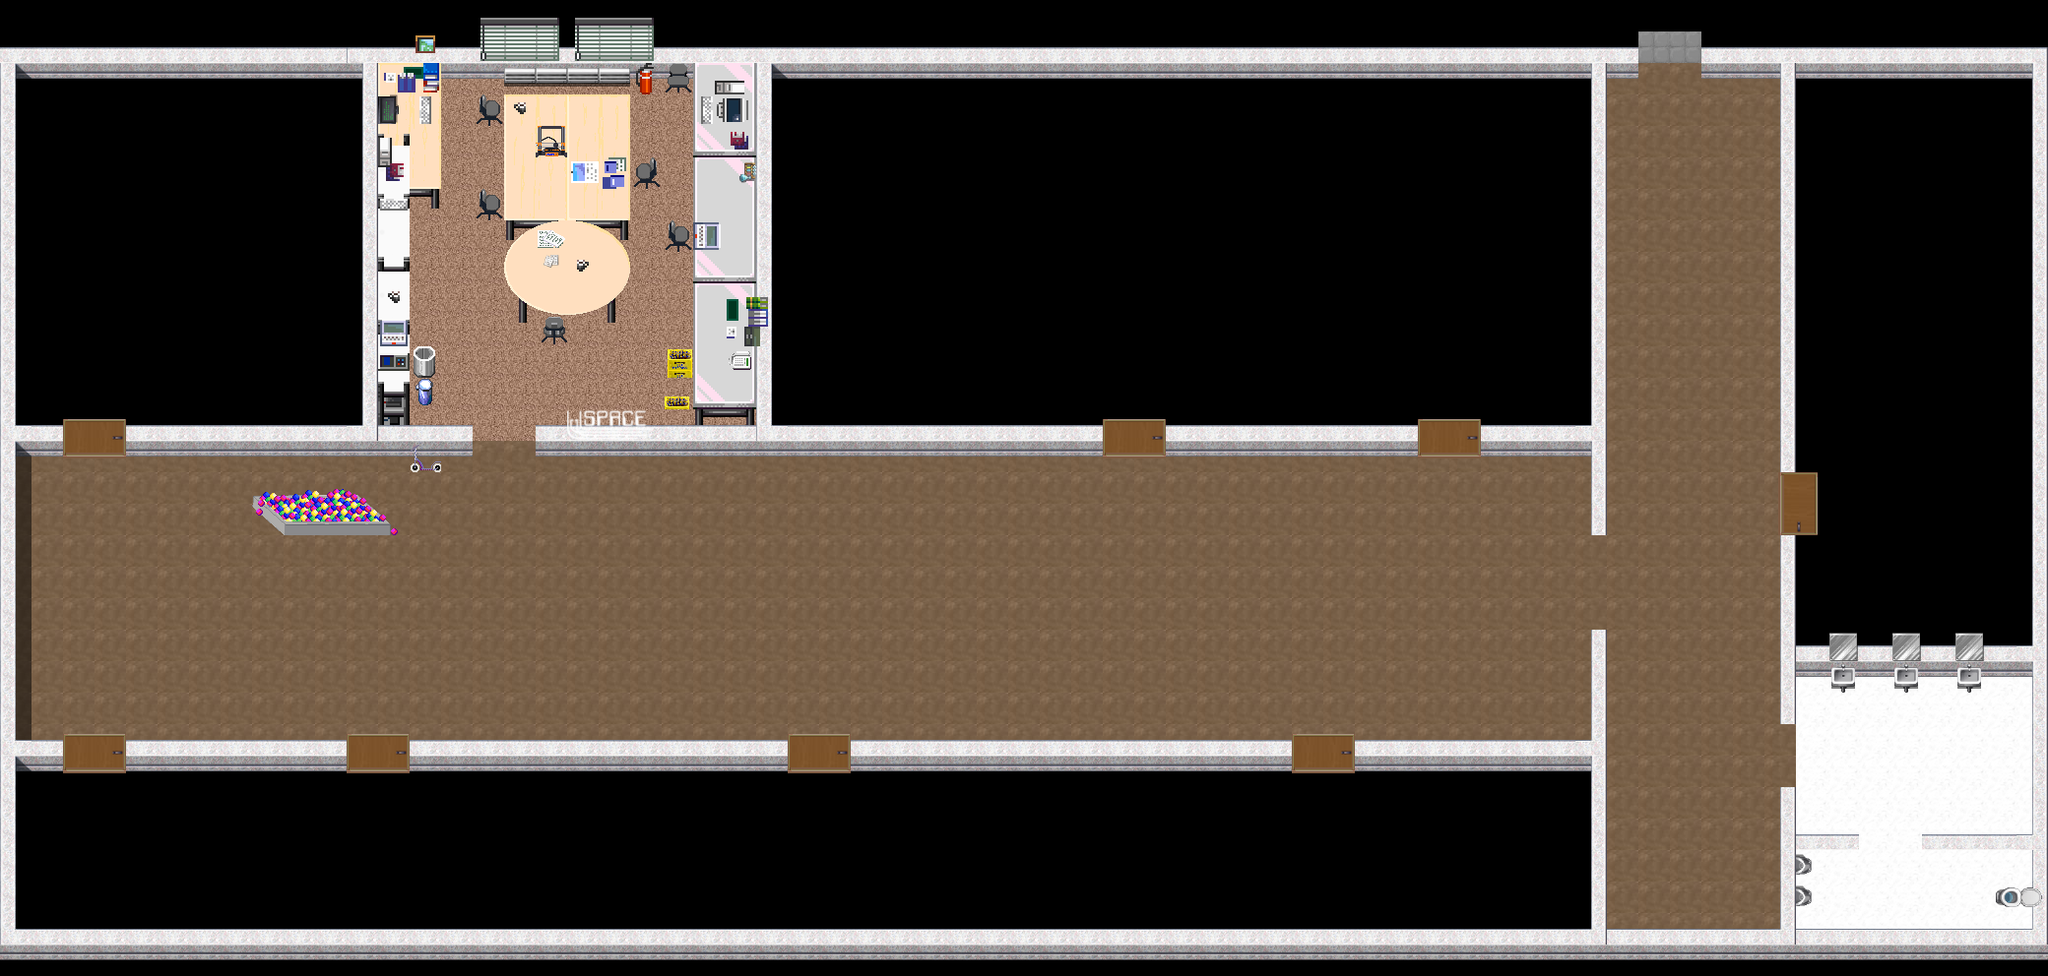

A 2D game scene composited from a Tiled map and its tileset images. What follows is a short description and the map's XML, with each tile layer's data collapsed to a summary:
An orthogonal 65x31 tile map with 32x32 px tiles, 12 tile layers (start, exit-thueringen, collides furniture layer1, boden, ...), 14 tilesets and 6 objects.

<map version="1.4" tiledversion="1.4.3" orientation="orthogonal" renderorder="right-down" width="65" height="31" tilewidth="32" tileheight="32" infinite="0" nextlayerid="15" nextobjectid="1">
 <editorsettings>
  <export target="space.json" format="json" />
 </editorsettings>
 <tileset firstgid="1" name="floor" tilewidth="32" tileheight="32" tilecount="2" columns="1">
  <image source="tilesets/floor.png" width="32" height="64" />
 </tileset>
 <tileset firstgid="3" name="floortileset" tilewidth="32" tileheight="32" tilecount="64" columns="8">
  <image source="tilesets/floortileset.png" width="256" height="256" />
  <tile id="47">
   <properties>
    <property name="collides" type="bool" value="true" />
   </properties>
  </tile>
 </tileset>
 <tileset firstgid="67" name="modernrtp_tileb_by_painhurt" tilewidth="32" tileheight="32" tilecount="256" columns="16">
  <image source="tilesets/modernrtp_tileb_by_painhurt.png" width="512" height="512" />
  <tile id="1">
   <properties>
    <property name="collides" type="bool" value="true" />
   </properties>
  </tile>
  <tile id="2">
   <properties>
    <property name="collides" type="bool" value="true" />
   </properties>
   <objectgroup draworder="index" id="2">
    <object id="1" x="0.183066" y="17.2998" width="31.8535" height="14.7368">
     <properties>
      <property name="collides" type="bool" value="true" />
     </properties>
    </object>
   </objectgroup>
  </tile>
  <tile id="3">
   <properties>
    <property name="collides" type="bool" value="true" />
   </properties>
  </tile>
  <tile id="16">
   <properties>
    <property name="collides" type="bool" value="true" />
   </properties>
   <objectgroup draworder="index" id="2">
    <object id="1" x="0.183066" y="0.183066" width="15.6522" height="31.8535">
     <properties>
      <property name="collides" type="bool" value="true" />
     </properties>
    </object>
   </objectgroup>
  </tile>
  <tile id="17">
   <properties>
    <property name="collides" type="bool" value="true" />
   </properties>
   <objectgroup draworder="index" id="2">
    <object id="1" x="15.3776" y="32.0366">
     <properties>
      <property name="collides" type="bool" value="true" />
     </properties>
     <polygon points="0,0 0.183066,-16.4908 16.3844,-16.4908 16.2014,-31.8508 -15.0114,-31.9451 -14.9199,-0.2827" />
    </object>
   </objectgroup>
  </tile>
  <tile id="18">
   <properties>
    <property name="collides" type="bool" value="true" />
   </properties>
   <objectgroup draworder="index" id="2">
    <object id="2" x="-0.0915332" y="0" width="31.8535" height="15.8352">
     <properties>
      <property name="collides" type="bool" value="true" />
     </properties>
    </object>
   </objectgroup>
  </tile>
  <tile id="19">
   <properties>
    <property name="collides" type="bool" value="true" />
   </properties>
   <objectgroup draworder="index" id="2">
    <object id="1" x="0.457666" y="16.476">
     <properties>
      <property name="collides" type="bool" value="true" />
     </properties>
     <polygon points="0,0 15.0114,0 15.0114,15.3776 31.5789,15.4691 31.8535,-16.2929 -0.366133,-16.2014" />
    </object>
   </objectgroup>
  </tile>
  <tile id="32">
   <properties>
    <property name="collides" type="bool" value="true" />
   </properties>
  </tile>
  <tile id="33">
   <properties>
    <property name="collides" type="bool" value="true" />
   </properties>
  </tile>
  <tile id="34">
   <properties>
    <property name="collides" type="bool" value="true" />
   </properties>
  </tile>
  <tile id="35">
   <properties>
    <property name="collides" type="bool" value="true" />
   </properties>
   <objectgroup draworder="index" id="2">
    <object id="1" x="0.366133" y="16.476">
     <properties>
      <property name="collides" type="bool" value="true" />
     </properties>
     <polygon points="0,0 16.2929,0.183066 16.2929,-15.8352 31.4874,-16.0183 31.3959,15.286 0,15.1945" />
    </object>
   </objectgroup>
  </tile>
 </tileset>
 <tileset firstgid="323" name="furniture" tilewidth="32" tileheight="32" tilecount="1024" columns="16">
  <image source="tilesets/furniture.png" width="512" height="2048" />
 </tileset>
 <tileset firstgid="1347" name="deviant_milkian_1" tilewidth="32" tileheight="32" tilecount="256" columns="16">
  <image source="tilesets/deviant_milkian_1.png" width="512" height="512" />
 </tileset>
 <tileset firstgid="1603" name="SF_Inside_B" tilewidth="32" tileheight="32" tilecount="256" columns="16">
  <image source="tilesets/SF_Inside_B.png" width="512" height="512" />
 </tileset>
 <tileset firstgid="1859" name="deviant_milkian_1_adaption" tilewidth="32" tileheight="32" tilecount="256" columns="16">
  <image source="tilesets/deviant_milkian_1_adaption.png" width="512" height="512" />
 </tileset>
 <tileset firstgid="2115" name="SpaceLogoW" tilewidth="32" tileheight="32" tilecount="4" columns="4">
  <image source="tilesets/SpaceLogoW.png" width="128" height="32" />
  <tile id="0">
   <animation>
    <frame tileid="0" duration="1000" />
    <frame tileid="3" duration="1000" />
   </animation>
  </tile>
  <tile id="1">
   <animation>
    <frame tileid="1" duration="1000" />
    <frame tileid="3" duration="1000" />
   </animation>
  </tile>
  <tile id="2">
   <animation>
    <frame tileid="2" duration="1000" />
    <frame tileid="3" duration="1000" />
   </animation>
  </tile>
 </tileset>
 <tileset firstgid="2119" name="food_and_drinks" tilewidth="32" tileheight="32" tilecount="80" columns="16">
  <image source="tilesets/food_and_drinks.png" width="512" height="160" />
 </tileset>
 <tileset firstgid="2199" name="door" tilewidth="32" tileheight="32" tilecount="4" columns="2">
  <image source="tilesets/door.png" width="64" height="64" />
  <tile id="0">
   <properties>
    <property name="collides" type="bool" value="true" />
   </properties>
  </tile>
  <tile id="1">
   <properties>
    <property name="collides" type="bool" value="true" />
   </properties>
  </tile>
  <tile id="2">
   <properties>
    <property name="collides" type="bool" value="true" />
   </properties>
  </tile>
  <tile id="3">
   <properties>
    <property name="collides" type="bool" value="true" />
   </properties>
  </tile>
 </tileset>
 <tileset firstgid="2203" name="3Dprinter" tilewidth="32" tileheight="32" tilecount="3" columns="3">
  <image source="tilesets/3Dprinter.png" width="96" height="32" />
  <tile id="0">
   <animation>
    <frame tileid="0" duration="500" />
    <frame tileid="1" duration="500" />
    <frame tileid="2" duration="1000" />
   </animation>
  </tile>
 </tileset>
 <tileset firstgid="2206" name="mouse" tilewidth="32" tileheight="32" tilecount="16" columns="8">
  <image source="tilesets/mouse.png" width="256" height="64" />
  <tile id="8">
   <animation>
    <frame tileid="4" duration="250" />
    <frame tileid="0" duration="250" />
    <frame tileid="1" duration="250" />
    <frame tileid="2" duration="250" />
    <frame tileid="3" duration="250" />
    <frame tileid="5" duration="7000" />
   </animation>
  </tile>
  <tile id="9">
   <animation>
    <frame tileid="5" duration="1000" />
    <frame tileid="4" duration="250" />
    <frame tileid="0" duration="250" />
    <frame tileid="1" duration="250" />
    <frame tileid="2" duration="250" />
    <frame tileid="3" duration="250" />
    <frame tileid="5" duration="6000" />
   </animation>
  </tile>
  <tile id="10">
   <animation>
    <frame tileid="5" duration="2000" />
    <frame tileid="4" duration="250" />
    <frame tileid="0" duration="250" />
    <frame tileid="1" duration="250" />
    <frame tileid="2" duration="250" />
    <frame tileid="3" duration="250" />
    <frame tileid="5" duration="5000" />
   </animation>
  </tile>
  <tile id="11">
   <animation>
    <frame tileid="5" duration="3000" />
    <frame tileid="4" duration="250" />
    <frame tileid="0" duration="250" />
    <frame tileid="1" duration="250" />
    <frame tileid="2" duration="250" />
    <frame tileid="3" duration="250" />
    <frame tileid="5" duration="4000" />
   </animation>
  </tile>
  <tile id="12">
   <animation>
    <frame tileid="5" duration="4000" />
    <frame tileid="4" duration="250" />
    <frame tileid="0" duration="250" />
    <frame tileid="1" duration="250" />
    <frame tileid="2" duration="250" />
    <frame tileid="3" duration="250" />
    <frame tileid="5" duration="3000" />
   </animation>
  </tile>
  <tile id="13">
   <animation>
    <frame tileid="5" duration="5000" />
    <frame tileid="4" duration="250" />
    <frame tileid="0" duration="250" />
    <frame tileid="1" duration="250" />
    <frame tileid="2" duration="250" />
    <frame tileid="3" duration="250" />
    <frame tileid="5" duration="2000" />
   </animation>
  </tile>
  <tile id="14">
   <animation>
    <frame tileid="5" duration="6000" />
    <frame tileid="4" duration="250" />
    <frame tileid="0" duration="250" />
    <frame tileid="1" duration="250" />
    <frame tileid="2" duration="250" />
    <frame tileid="3" duration="250" />
    <frame tileid="5" duration="1000" />
   </animation>
  </tile>
  <tile id="15">
   <animation>
    <frame tileid="5" duration="7000" />
    <frame tileid="4" duration="250" />
    <frame tileid="0" duration="250" />
    <frame tileid="1" duration="250" />
    <frame tileid="2" duration="250" />
    <frame tileid="3" duration="250" />
   </animation>
  </tile>
 </tileset>
 <tileset firstgid="2222" name="minideko" tilewidth="32" tileheight="32" tilecount="91" columns="7">
  <image source="tilesets/minideko.png" width="224" height="416" />
 </tileset>
 <tileset firstgid="2313" name="SpaceLogoW_ani" tilewidth="32" tileheight="32" tilecount="24" columns="4">
  <image source="tilesets/SpaceLogoW_ani.png" width="128" height="192" />
  <tile id="0">
   <animation>
    <frame tileid="3" duration="1000" />
    <frame tileid="0" duration="1000" />
    <frame tileid="4" duration="1000" />
    <frame tileid="8" duration="1000" />
    <frame tileid="12" duration="1000" />
    <frame tileid="16" duration="1000" />
    <frame tileid="20" duration="1000" />
    <frame tileid="23" duration="250" />
    <frame tileid="20" duration="250" />
    <frame tileid="23" duration="250" />
    <frame tileid="20" duration="5000" />
   </animation>
  </tile>
  <tile id="1">
   <animation>
    <frame tileid="3" duration="1000" />
    <frame tileid="1" duration="1000" />
    <frame tileid="5" duration="1000" />
    <frame tileid="9" duration="1000" />
    <frame tileid="13" duration="1000" />
    <frame tileid="17" duration="1000" />
    <frame tileid="21" duration="1000" />
    <frame tileid="23" duration="250" />
    <frame tileid="21" duration="250" />
    <frame tileid="23" duration="250" />
    <frame tileid="21" duration="5000" />
   </animation>
  </tile>
  <tile id="2">
   <animation>
    <frame tileid="3" duration="1000" />
    <frame tileid="2" duration="1000" />
    <frame tileid="6" duration="1000" />
    <frame tileid="10" duration="1000" />
    <frame tileid="14" duration="1000" />
    <frame tileid="18" duration="1000" />
    <frame tileid="22" duration="1000" />
    <frame tileid="23" duration="250" />
    <frame tileid="22" duration="250" />
    <frame tileid="23" duration="250" />
    <frame tileid="22" duration="5000" />
   </animation>
  </tile>
 </tileset>
 <layer id="4" name="start" width="65" height="31">
  <data>[2015 cells, 2 non-empty, 1 distinct tile ids]</data>
 </layer>
 <layer id="14" name="exit-thueringen" width="65" height="31">
  <properties>
   <property name="exitUrl" value="../main.json#reentry-SPACE" />
  </properties>
  <data>[2015 cells, 2 non-empty, 1 distinct tile ids]</data>
 </layer>
 <layer id="13" name="collides furniture layer1" width="65" height="31">
  <data>[2015 cells, 73 non-empty, 1 distinct tile ids]</data>
 </layer>
 <layer id="1" name="boden" width="65" height="31">
  <data>[2015 cells, 894 non-empty, 3 distinct tile ids]</data>
 </layer>
 <layer id="2" name="wand layer 1" width="65" height="31">
  <properties>
   <property name="collides" type="bool" value="true" />
  </properties>
  <data>[2015 cells, 590 non-empty, 18 distinct tile ids]</data>
 </layer>
 <layer id="8" name="wand layer 2" width="65" height="31">
  <data>[2015 cells, 12 non-empty, 6 distinct tile ids]</data>
 </layer>
 <layer id="6" name="furniture layer1" width="65" height="31">
  <data>[2015 cells, 71 non-empty, 28 distinct tile ids]</data>
 </layer>
 <layer id="7" name="furniture layer2" width="65" height="31">
  <data>[2015 cells, 21 non-empty, 19 distinct tile ids]</data>
 </layer>
 <layer id="9" name="stuff" width="65" height="31">
  <data>[2015 cells, 57 non-empty, 47 distinct tile ids]</data>
 </layer>
 <layer id="10" name="stuff layer2" width="65" height="31">
  <data>[2015 cells, 2 non-empty, 2 distinct tile ids]</data>
 </layer>
 <layer id="11" name="animationen" width="65" height="31">
  <data>[2015 cells, 12 non-empty, 12 distinct tile ids]</data>
 </layer>
 <layer id="12" name="openUrl" width="65" height="31">
  <properties>
   <property name="openWebsite" value="http://ilmspace.de/" />
   <property name="openWebsiteTrigger" value="onaction" />
  </properties>
  <data>[2015 cells, 3 non-empty, 1 distinct tile ids]</data>
 </layer>
 <objectgroup id="3" name="floorLayer" />
</map>
